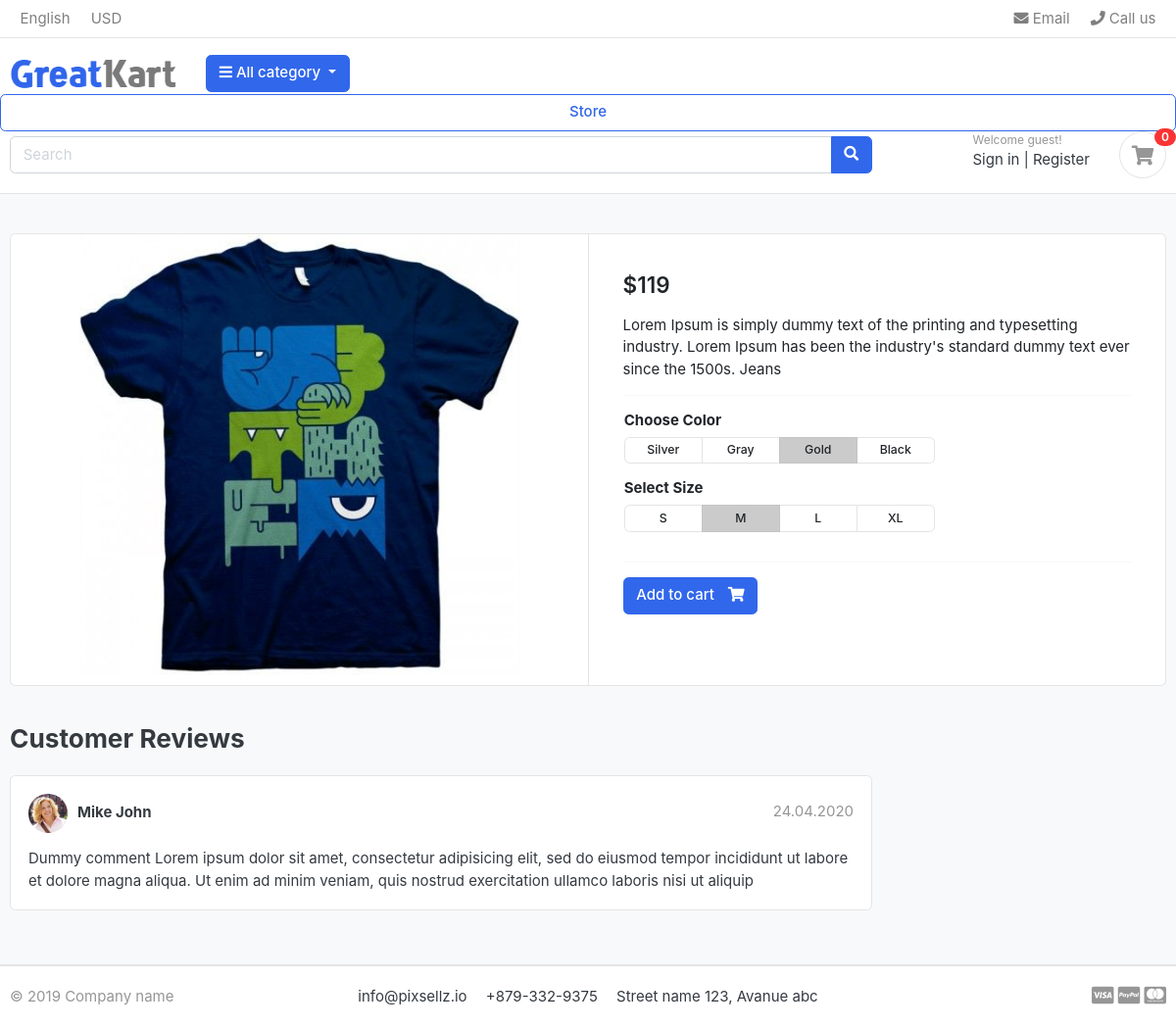
The app's page /store/T-shits/great-tshirt/ with its own data.
### store/models.py (models this page shows, shortened)
class Product(models.Model):
    product_name=models.CharField(max_length=200,unique=True)
    slug        =models.SlugField(max_length=300,unique=True)
    description =models.TextField(max_length=500,blank=True)
    price       =models.IntegerField()
    image       =models.ImageField(upload_to='photos/products')
    stock       =models.IntegerField()
    is_available=models.BooleanField(default=True)
    category    =models.ForeignKey(Category,on_delete=models.CASCADE)
    created_data=models.DateTimeField(auto_now_add=True)
    modified    =models.DateTimeField(auto_now=True)

### store/views.py (the view)
# urls.py: path("<slug:category_slug>/<slug:product_slug>/",views.product_details,name="product_details"),
def product_details(request,category_slug,product_slug):
    try:
        selected_category = get_object_or_404(Category, slug=category_slug)
        single_product = get_object_or_404(Product, category=selected_category, slug=product_slug)
        in_cart=CartItem.objects.filter(cart__cart_id=_cart_id(request),product=single_product).exists()     # to check is product already in cart or not
    except Exception as e:
        raise e
    context={
        'single_product': single_product,
        'in_cart':in_cart,
    }
    return render(request,'store/product_details.html',context)

### carts/context_processors.py (called while the page is built)
def counter(request):
    cart_count=0
    if 'admin' is request.path:
        return {}
    else:
        try:
            cart=Cart.objects.get(cart_id=_cart_id(request))
            cart_items=CartItem.objects.all()
            for cart_item in cart_items:
                cart_count+=cart_item.quantity
        except Cart.DoesNotExist:
            cart_count=0
    return dict(cart_count=cart_count)

### carts/views.py (called while the page is built)
def _cart_id(request):                                   # to get cart session id
    cart=request.session.session_key
    if not cart:
        cart=request.session.create()
    return cart

### category/context_processors.py (called while the page is built)
def menu_links(request):
    all_links=Category.objects.all()
    return dict(links=all_links)

### store/templates/store/product_details.html (shortened to what this page needs)
{% extends 'app/base.html' %}
{% block content %}
<section class="section-content padding-y bg">
    <div class="container">
    <div class="card">
        <div class="row no-gutters">
            <aside class="col-md-6">
    <article class="gallery-wrap">
        <div class="img-big-wrap">
           <a href="#"><img src="{{single_product.image.url}}"></a>
        </div>
    </article>
            </aside>
            <main class="col-md-6 border-left">
    <article class="content-body">
    <div class="mb-3">
        <var class="price h4">${{single_product.price}}</var>
    </div>
    <p>{{single_product.description}}</p>
    <hr>
        <div class="row">
            <div class="item-option-select">
                <h6>Choose Color</h6>
                <div class="btn-group btn-group-sm btn-group-toggle" data-toggle="buttons">
                  <label class="btn btn-light">
                    <input type="radio" name="radio_color"> Silver
                  </label>
                  <label class="btn btn-light">
                    <input type="radio" name="radio_color" > Gray
                  </label>
                  <label class="btn btn-light active">
                    <input type="radio" name="radio_color checked"> Gold
                  </label>
                  <label class="btn btn-light">
                    <input type="radio" name="radio_color"> Black
                  </label>
                </div>
            </div>
        </div>
        <div class="row">
            <div class="item-option-select">
                <h6>Select Size</h6>
                <div class="btn-group btn-group-sm btn-group-toggle" data-toggle="buttons">
                  <label class="btn btn-light">
                    <input type="radio" name="radio_color"> S
                  </label>
                  <label class="btn btn-light active">
                    <input type="radio" name="radio_color" checked> M
                  </label>
                  <label class="btn btn-light">
                    <input type="radio" name="radio_color"> L
                  </label>
                  <label class="btn btn-light">
                    <input type="radio" name="radio_color"> XL
                  </label>
                </div>
            </div>
        </div>
        <hr>
        {% if single_product.stock == 0 %}
           <h5 class='text-danger'> Out Of Stock</h5>
        {% else %}
          {% if  in_cart %}
          <a href="#" class="btn  btn-success"> <span class="text">Added to cart</span> <i class="fas fa-shopping-cart"></i>  </a>
          <a href={% url "cart" %} class="btn btn-outline-primary"> <span class="text"> View Cart</span> <i class="fas fa-eye"></i> </a>
          {% else %}
        <a href="{% url 'add_cart' single_product.id  %}" class="btn  btn-primary"> <span class="text">Add to cart</span> <i class="fas fa-shopping-cart"></i>  </a>
        {% endif %}
        {% endif %}
    </article>
            </main>
        </div>
    </div>
    <br>
    <div class="row">
                <div class="col-md-9">
        <header class="section-heading">
            <h3>Customer Reviews </h3>
        </header>
        <article class="box mb-3">
            <div class="icontext w-100">
                <img src="./images/avatars/avatar1.jpg" class="img-xs icon rounded-circle">
                <div class="text">
                    <span class="date text-muted float-md-right">24.04.2020 </span>
                    <h6 class="mb-1">Mike John </h6>
                </div>
            </div>
            <div class="mt-3">
                <p>
                    Dummy comment Lorem ipsum dolor sit amet, consectetur adipisicing elit, sed do eiusmod
                    tempor incididunt ut labore et dolore magna aliqua. Ut enim ad minim veniam,
                    quis nostrud exercitation ullamco laboris nisi ut aliquip
                </p>
            </div>
        </article>
        </div>
    </div>
    </div>
    </section>
{% endblock %}

### app/static/app/css/ui.css (style rules this page uses)
html { font-family: "Inter", sans-serif; font-size: 15px; }
.content-body { flex: 1 1 auto; padding: 2rem 2.3rem; }
.img-xs, .img-sm, .img-md, .img-lg { -o-object-fit: cover; object-fit: cover; flex-shrink: 0; flex-grow: 0; }
.img-xs { width: 40px; height: 40px; }
.padding-y { padding-top: 40px; padding-bottom: 40px; }
var { font-style: normal; }
article:after, .form-group:after { display: block; clear: both; content: ""; }
.bg { background-color: #f8f9fa; }
.section-heading { margin-bottom: 20px; margin-top: 15px; }
p:last-child { margin-bottom: 0; }
.btn-light { background-color: #fff; border-color: #e4e4e4; }
.btn .text + i { margin-left: 10px; }
.icontext { display: inline-flex; align-items: center; vertical-align: middle; }
.icontext .text { width: 100%; line-height: 1.2; }
.icontext .icon { position: relative; margin-right: 10px; flex-shrink: 0; flex-grow: 0; }
.price { font-weight: 600; color: #212529; }
.box { padding: 18px; background: #fff; border-radius: 0.37rem; border: 1px solid #e4e4e4; }
.box img { max-width: 100%; }
.gallery-wrap .img-big-wrap { margin-bottom: 10px; border-radius: 0.37rem; overflow: hidden; background-color: #fff; }
.gallery-wrap .img-big-wrap a { text-align: center; display: block; }
.gallery-wrap .img-big-wrap img { height: 450px; width: auto; display: inline-block; }
.item-option-select { margin-bottom: 1rem; display: inline-block; margin-right: 15px; }
.item-option-select .btn { min-width: 80px; }

### records on screen
Product: image (picture), price "119", description "Lorem Ipsum is simply dummy text of the printing and typesetting industry. Lorem Ipsum has been the industry's standard dummy text ever since the 1500s. Jeans"

### other values on screen
{{ cart_count }} "0"
